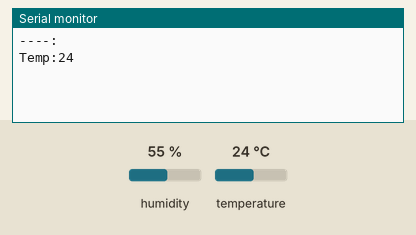
Recording of a sketch running on a simulated ESP32. Parts: the last lines printed to the serial monitor. The inputs (shaded band) are chosen by the test bench; at power-on: humidity 55 %, temperature 24 °C.

Above: at 2.8 s.
2.9 s: humidity set to 22 %
At 4.5 s:
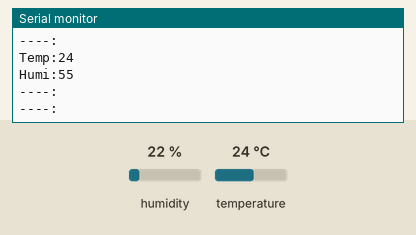
8.9 s: temperature set to 12 °C
At 10.7 s:
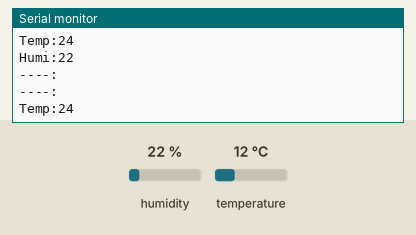
11.6 s: humidity set to 40 %
At 13.1 s:
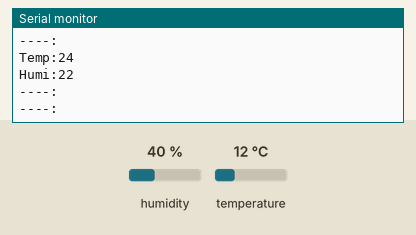
Timing chart, 0 to 14.6 s (numbered marks = the images above; inputs shaded):
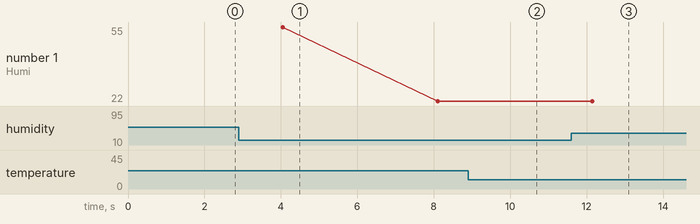

Measured:
- plotted number 1: 22 → 40 after the input at 11.6 s

The sketch:

DHT11_Func.ino
```cpp
// (licence header left out)
#include <DFRobot_DHT11.h>
DFRobot_DHT11 DHT;
#define DHT11_PIN 33

void setup(){
  Serial.begin(115200);
}

int temp(){
  DHT.read(DHT11_PIN);
  int temp= DHT.temperature;
  delay(1000);
  return temp;
}

int humi(){
  DHT.read(DHT11_PIN);
  int humi= DHT.humidity;
  delay(1000);
  return humi;
}

void loop(){
  Serial.print("\n----:");
  int a=temp();
  delay(1000);
  Serial.print("\nTemp:");
  Serial.print(a);
   int b=humi();
  delay(1000);
  Serial.print("\nHumi:");
  Serial.print(b);
  Serial.print("\n----:");
}
```
